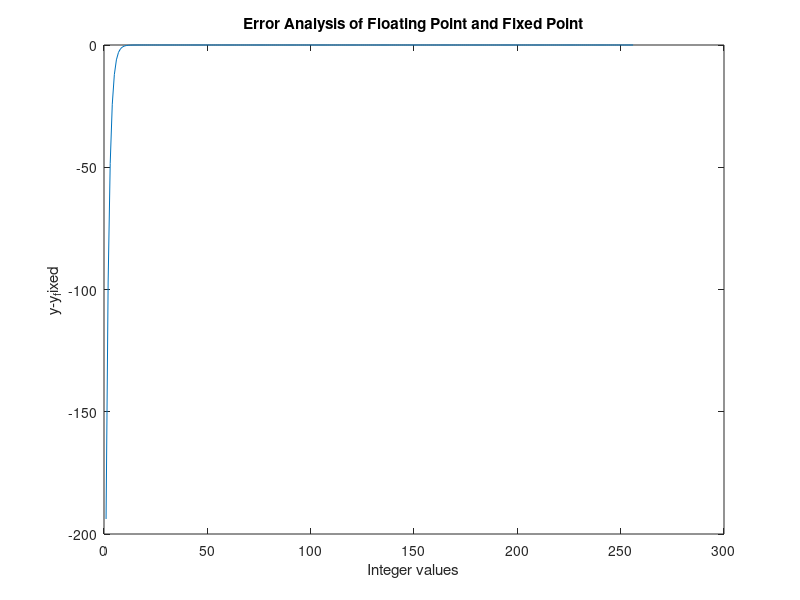

Source code (MATLAB):
% Aim of the this script is to show that 8-bit fixed point representation is almost equivalent to floating point representation
% To do this, we can perform signal processing implementations on FPGA, where it does not accept floating point. 
% We will show that IIR filtering operations yield the same result with both representations.
  
  % First floating point representation
  x = rand(1,256);
  y = zeros(1,256);
  y(1) = x(1);

for i=2:length(x)
  y(i) = 0.5*y(i-1)+x(i);
end
  
  % Fixed point representation
  bit_depth = 8;
  x_fixed = (2^bit_depth)*x;
  y_fixed = (2^bit_depth)*zeros(1,256);
  y_fixed(1) = x_fixed(1);

for j = 2:length(x_fixed)
  y_fixed(j) = 2^(bit_depth)*0.5*y_fixed(j-1)+x_fixed(j);
  y_fixed(j) = y_fixed(j) /(2^bit_depth);
end

% Comparisions the result in the same figure
  n = 1:256;
  plot(n,y);
  hold on;
  plot(n,y_fixed);
  hold off;

% Error Analysis
error = y-y_fixed;
plot(n,error)
title('Error Analysis of Floating Point and Fixed Point')
xlabel('Integer values')
ylabel('y-y_fixed')
